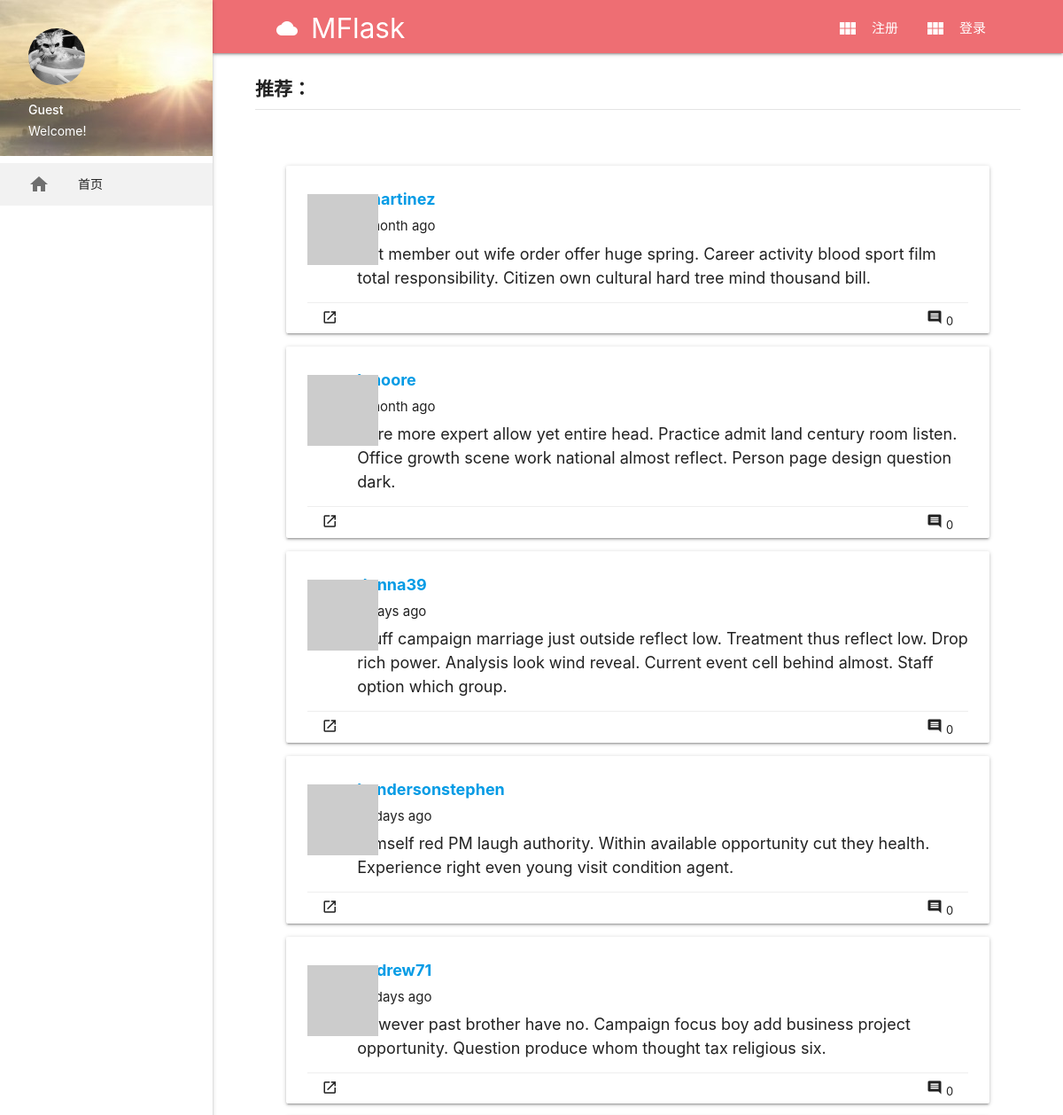
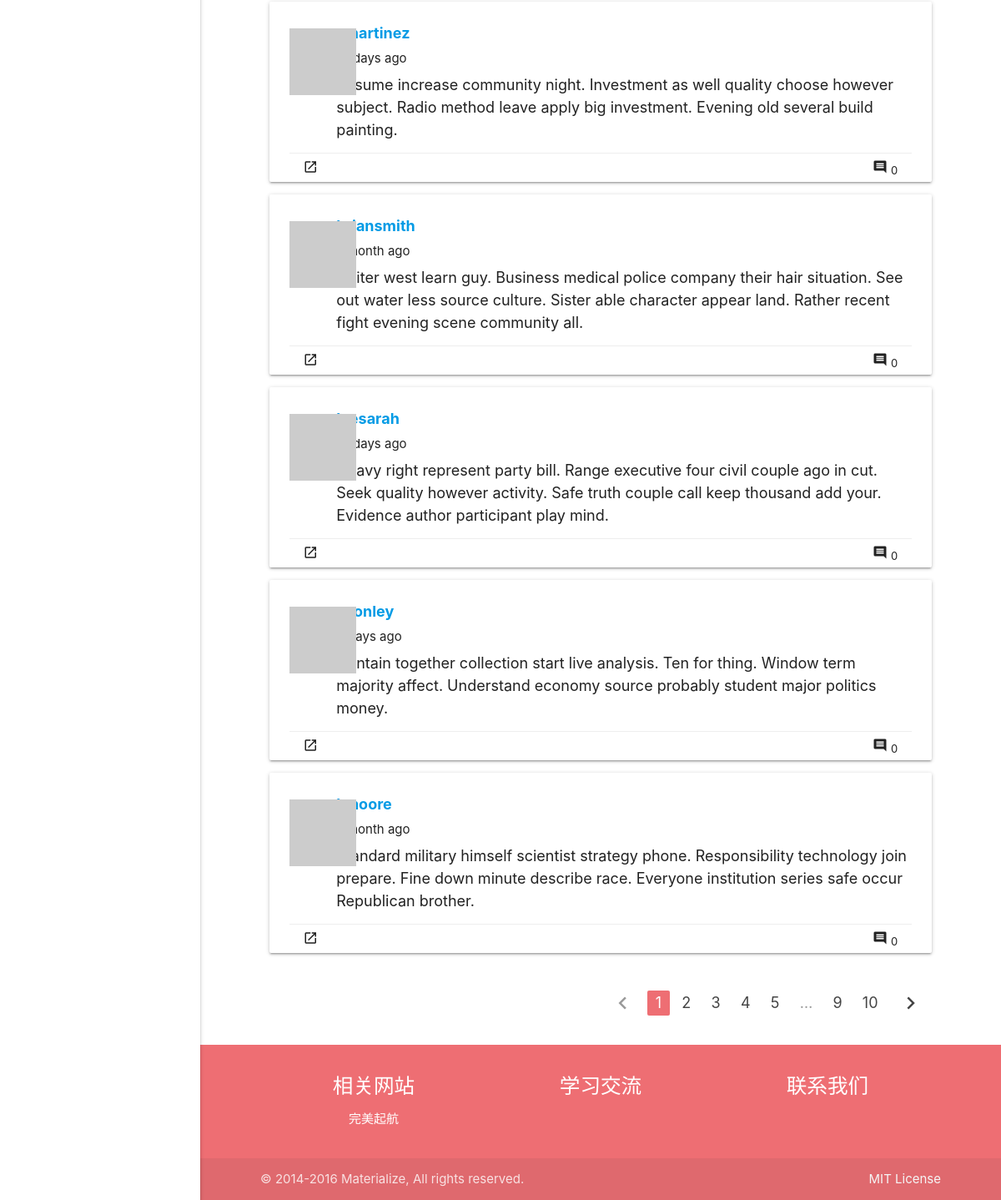
The app's page /recommended, older data (2 pictures, top to bottom).
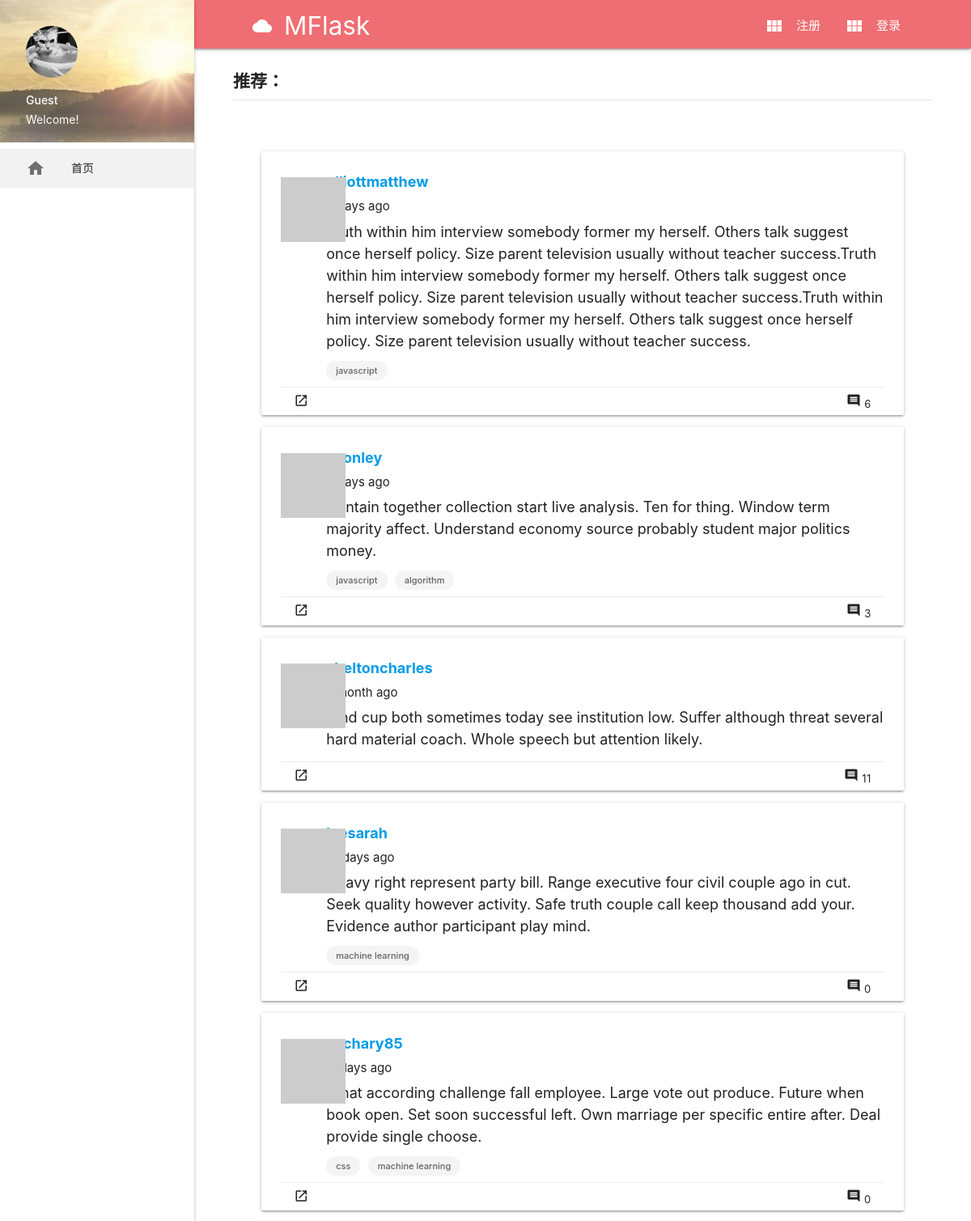
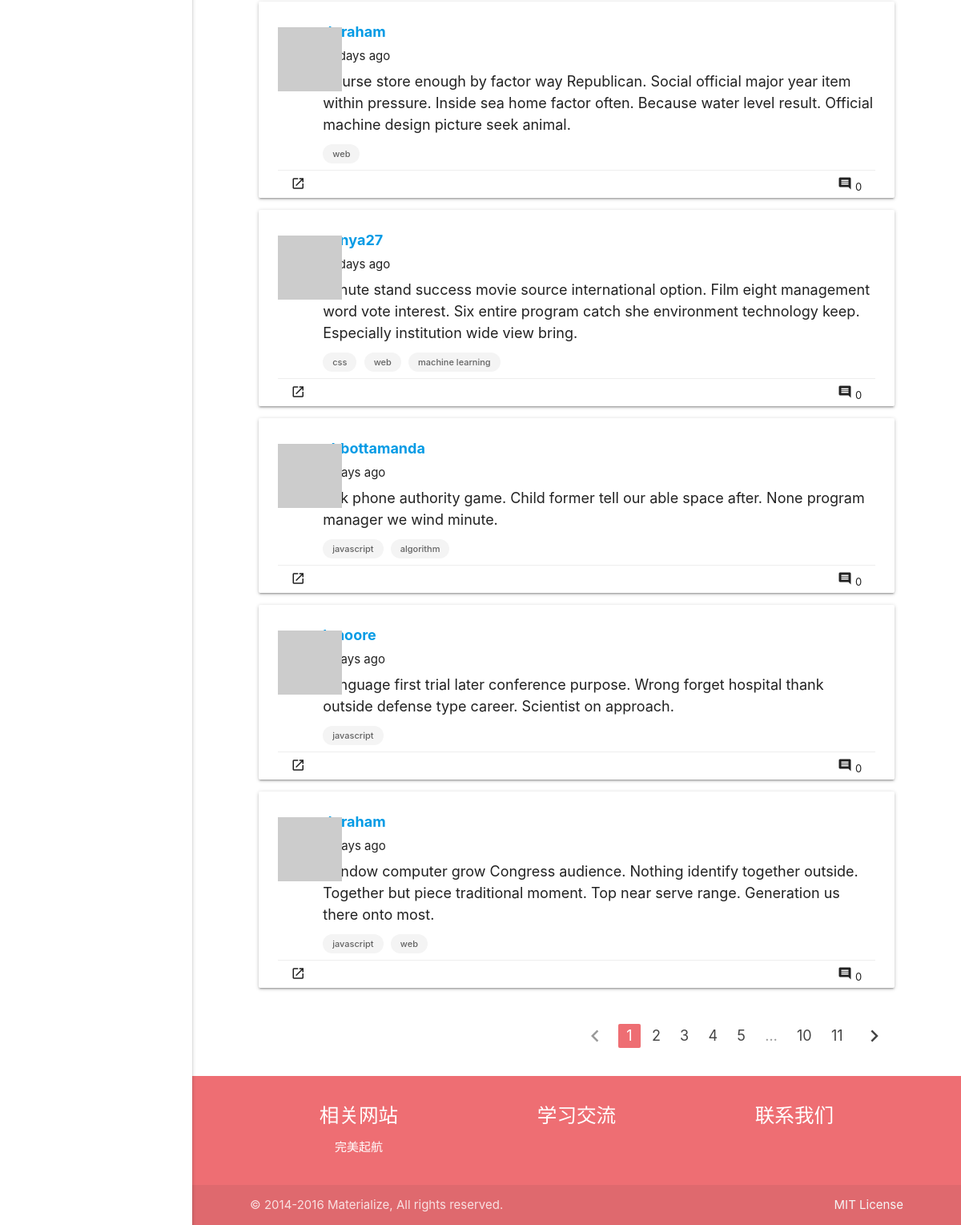
The same page, newer data (2 pictures, top to bottom).
### app/models.py (models this page shows, shortened)
class Post(db.Model):
    __tablename__ = 'posts'
    id = db.Column(db.Integer, primary_key=True)
    body = db.Column(db.Text)
    timestamp = db.Column(db.DateTime, index=True, default=datetime.utcnow)
    author_id = db.Column(db.Integer, db.ForeignKey('users.id'))
    rank = db.Column(db.Float, default=0, index=True)
    comments = db.relationship('Comment', backref='post', lazy='dynamic')
    tags = db.relationship('Tag',
                           secondary=posttags,
                           backref=db.backref('posts', lazy='dynamic'),
                           lazy='dynamic')
    def generate_rank(self):
        likers = len(self.likers.all())
        collectors = len(self.collectors.all())
        comments = len(self.comments.all())
        tag_rank = 0
        for tag in self.tags:
            tag.generate_rank()
            tag_rank += tag.rank/(len(self.tags.all()))
        rank = tag_rank * 0.3 + collectors * 0.3 + comments * 0.25 + likers * 0.15
        self.rank = rank
        db.session.add(self)
        db.session.commit()
    @staticmethod
    def ranks():
        for post in Post.query.all():
            post.generate_rank()

class User(UserMixin, db.Model):
    __tablename__ = 'users'
    id = db.Column(db.Integer, primary_key=True)
    email = db.Column(db.String(64), unique=True, index=True)
    username = db.Column(db.String(64), unique=True, index=True)
    role_id = db.Column(db.Integer, db.ForeignKey('roles.id'))
    password_hash = db.Column(db.String(128))
    confirmed = db.Column(db.Boolean, default=False)
    name = db.Column(db.String(64))
    location = db.Column(db.String(64))
    about_me = db.Column(db.Text())
    member_since = db.Column(db.DateTime(), default=datetime.utcnow)
    last_seen = db.Column(db.DateTime(), default=datetime.utcnow)
    avatar_hash = db.Column(db.String(32))
    posts = db.relationship('Post', backref='author', lazy='dynamic')
    followed = db.relationship('Follow',
                               foreign_keys=[Follow.follower_id],
                               backref=db.backref('follower', lazy='joined'),
                               lazy='dynamic',
                               cascade='all, delete-orphan')
    followers = db.relationship('Follow',
                                foreign_keys=[Follow.followed_id],
                                backref=db.backref('followed', lazy='joined'),
                                lazy='dynamic',
                                cascade='all, delete-orphan')
    comments = db.relationship('Comment', backref='author', lazy='dynamic')
    collections = db.relationship('Post',
                                  secondary=collect,
                                  backref=db.backref('collectors', lazy='dynamic'),
                                  lazy='dynamic')
    liked_posts = db.relationship('Post',
                                  secondary=like,
                                  backref=db.backref('likers', lazy='dynamic'),
                                  lazy='dynamic')
    @property
    def password(self):
        raise AttributeError('password is not a readable attribute')
    def gravatar(self, size=100, default='identicon', rating='g'):
        url = 'https://secure.gravatar.com/avatar'
        hash = self.avatar_hash or self.gravatar_hash()
        return '{url}/{hash}?s={size}&d={default}&r={rating}'.format(
            url=url, hash=hash, size=size, default=default, rating=rating)
    def collect(self, post):
        if not self.is_collecting(post):
            self.collections.append(post)
            db.session.add(self)
    def like(self, post):
        if not self.is_liking(post):
            self.liked_posts.append(post)
            db.session.add(self)

class Tag(db.Model):
    __tablename__ = 'tags'
    id = db.Column(db.Integer, primary_key=True)
    name = db.Column(db.String(64))
    rank = db.Column(db.Integer, default=0)
    def generate_rank(self):
        rank = len(self.posts.all())
        self.rank=rank
        db.session.add(self)
        db.session.commit()

### app/main/views.py (the view)
@main.route('/recommended')
def recommended():
    Post.ranks()
    page = request.args.get('page', 1, type=int)
    pagination = Post.query.order_by(Post.rank.desc()).paginate(
        page, per_page=current_app.config['FLASKY_POSTS_PER_PAGE'], error_out=False)
    posts = pagination.items
    return render_template('recommended.html', posts=posts, pagination=pagination, endpoint='.recommended')

### app/auth/views.py (called while the page is built)
@auth.before_app_request
def before_request():
    if current_user.is_authenticated:
        current_user.ping()
        if not current_user.confirmed \
                and request.endpoint \
                and request.blueprint != 'auth'\
                and request.endpoint != 'static':
            return redirect(url_for('auth.unconfirmed'))

### app/main/__init__.py (called while the page is built)
@main.app_context_processor
def inject_permissions():
    return dict(Permission=Permission)

### app/models.py (called while the page is built)
    def is_administrator(self):
        return False

### app/templates/recommended.html (shortened to what this page needs)
{% extends "base.html" %}
{% import "_macros.html" as macros %}
{% block content %}
<main>
    <div class="row page-header">
        <p>推荐：</p>
    </div>
    <div class="container">
        <div class="row">
            <ul class="col s12 m12 l12 posts">
                {% for post in posts %}
                {% include '_post.html' %}
                {% endfor %}
            </ul>
            {% if pagination %}
            <div class="col s12 m12 l12 pagination">
                {{ macros.pagination_widget(pagination, endpoint) }}
            </div>
            {% endif %}
        </div>
    </div>
</main>
{% endblock %}

### app/templates/_post.html (shortened to what this page needs)
<div class="card post-card">
    <div class="post-thumbnail">
        <a href="{{ url_for('.user', username=post.author.username) }}">
            <img class="profile-thumbnail" src="{{ post.author.gravatar(size=40) }}">
        </a>
    </div>
    <div class="post-content">
        <div class="post-author"><a href="{{ url_for('.user', username=post.author.username) }}">{{ post.author.username }}</a></div>
        <div class="post-date">{{ moment(post.timestamp).fromNow() }}</div>
        <div class="post-body">{{ post.body }}</div>
        {% for tag in post.tags %}
        <a href="{{ url_for('.tag', tagname=tag.name) }}" class="chip">{{ tag.name }}</a>
        {% endfor %}
    </div>
    <div class="post-footer">
        <ul class="">
            <a class="waves-effect waves-teal btn-small btn-flat" href="{{ url_for('.post', id=post.id) }}">
                <i class="material-icons">launch</i>
            </a>
            <a class="waves-effect waves-teal btn-small btn-flat right" href="{{ url_for('.post', id=post.id) }}#comments">
                <i class="material-icons" id="collect-btn"  style="font-size: 18px">comment</i>
                <span class="comment-num">{{ post.comments.count() }}</span>
            </a>
        </ul>
    </div>
</div>

Row changes from the older to the newer data that the page shows:
no longer on this page (row edited): Post: author.username "zmartinez", timestamp "a month ago", body "Get member out wife order offer huge spring. Career activity blood sport film total responsibility. Citizen own cultural hard tree mind thousand bill.", comments.count "0"
no longer on this page (row edited): Post: author.username "kmoore", timestamp "a month ago", body "Care more expert allow yet entire head. Practice admit land century room listen. Office growth scene work national almost reflect. Person page design question dark.", comments.count "0"
no longer on this page (row edited): Post: author.username "donna39", timestamp "9 days ago", body "Stuff campaign marriage just outside reflect low. Treatment thus reflect low. Drop rich power. Analysis look wind reveal. Current event cell behind almost. Staff option which group.", comments.count "0"
no longer on this page (row edited): Post: author.username "hendersonstephen", timestamp "16 days ago", body "Himself red PM laugh authority. Within available opportunity cut they health. Experience right even young visit condition agent.", comments.count "0"
no longer on this page (row edited): Post: author.username "andrew71", timestamp "18 days ago", body "However past brother have no. Campaign focus boy add business project opportunity. Question produce whom thought tax religious six.", comments.count "0"
no longer on this page (row edited): Post: author.username "zmartinez", timestamp "10 days ago", body "Assume increase community night. Investment as well quality choose however subject. Radio method leave apply big investment. Evening old several build painting.", comments.count "0"
no longer on this page (row edited): Post: author.username "briansmith", timestamp "a month ago", body "Writer west learn guy. Business medical police company their hair situation. See out water less source culture. Sister able character appear land. Rather recent fight evening scene community all.", comments.count "0"
no longer on this page (row edited): Post: author.username "kmoore", timestamp "a month ago", body "Standard military himself scientist strategy phone. Responsibility technology join prepare. Fine down minute describe race. Everyone institution series safe occur Republican brother.", comments.count "0"
now on this page (row edited): Post: author.username "elliottmatthew", timestamp "4 days ago", body "Truth within him interview somebody former my herself. Others talk suggest once herself policy. Size parent television usually without teacher success.Truth within him interview somebody former my herself. Others talk suggest once herself policy. Size parent television usually without teacher success.Truth within him interview somebody former my herself. Others talk suggest once herself policy. Size parent television usually without teacher success.", comments.count "6"
added Tag: name "javascript"
changed Post "sconley": comments.count "0" → "3"; moves up the list
added Tag: name "algorithm"
now on this page (row edited): Post: author.username "sheltoncharles", timestamp "a month ago", body "Kind cup both sometimes today see institution low. Suffer although threat several hard material coach. Whole speech but attention likely.", comments.count "11"
added Tag: name "machine learning"
now on this page (row edited): Post: author.username "zachary85", timestamp "11 days ago", body "What according challenge fall employee. Large vote out produce. Future when book open. Set soon successful left. Own marriage per specific entire after. Deal provide single choose.", comments.count "0"
added Tag: name "css"
now on this page (row edited): Post: author.username "dgraham", timestamp "12 days ago", body "Course store enough by factor way Republican. Social official major year item within pressure. Inside sea home factor often. Because water level result. Official machine design picture seek animal.", comments.count "0"
added Tag: name "web"
now on this page (row edited): Post: author.username "sonya27", timestamp "12 days ago", body "Minute stand success movie source international option. Film eight management word vote interest. Six entire program catch she environment technology keep. Especially institution wide view bring.", comments.count "0"
now on this page (row edited): Post: author.username "abbottamanda", timestamp "6 days ago", body "Ask phone authority game. Child former tell our able space after. None program manager we wind minute.", comments.count "0"
now on this page (row edited): Post: author.username "kmoore", timestamp "5 days ago", body "Language first trial later conference purpose. Wrong forget hospital thank outside defense type career. Scientist on approach.", comments.count "0"
now on this page (row edited): Post: author.username "dgraham", timestamp "4 days ago", body "Window computer grow Congress audience. Nothing identify together outside. Together but piece traditional moment. Top near serve range. Generation us there onto most.", comments.count "0"
Text that changed along with them:
new list line: "11"
list line gone: "9"
